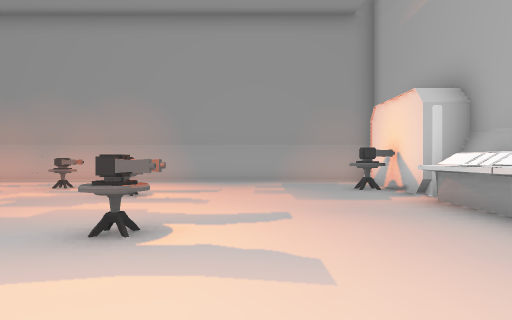
view 1 (above)

16 first-person views from a walk through a 3-D level made in the Unity game engine. The camera is 1.3 m above the floor, looks level and sees 70° across. The floor is counted in squares, 2 m on a side. Each view is taken from the middle of a square. On the plan, view 1 faces up. The plan holds only what a view shows up to about 11 squares ahead; the rest is blank. The place goes on beyond the plan. The player is left out. Some surface patterns are stand-ins.

view 2
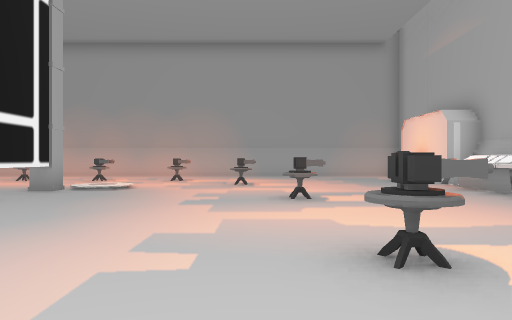

view 3
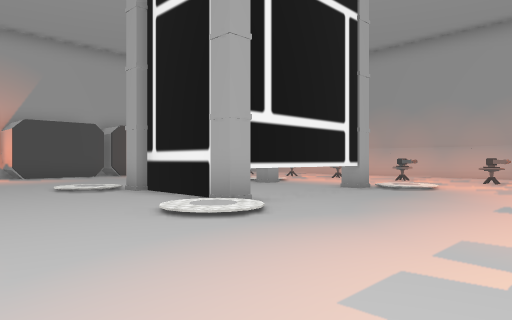

view 4
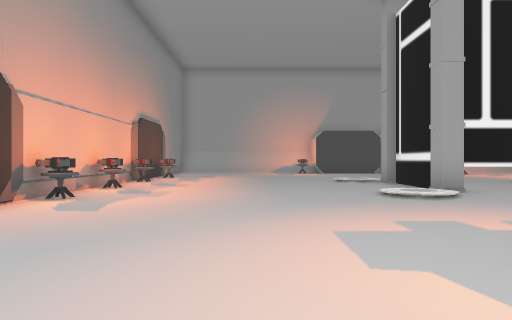

view 5
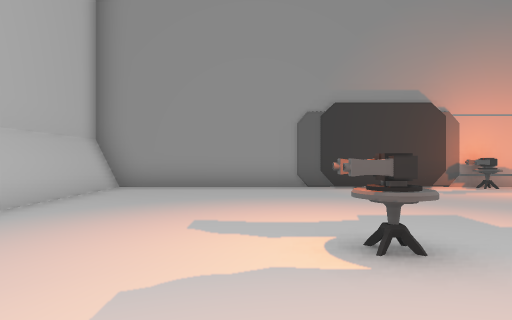

view 6
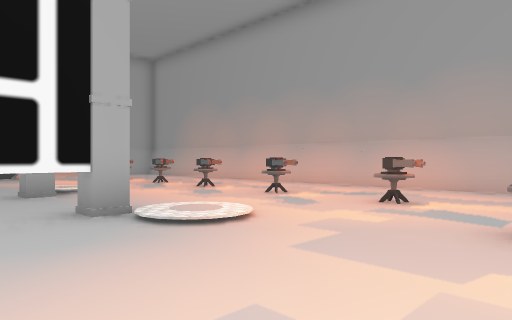

view 7
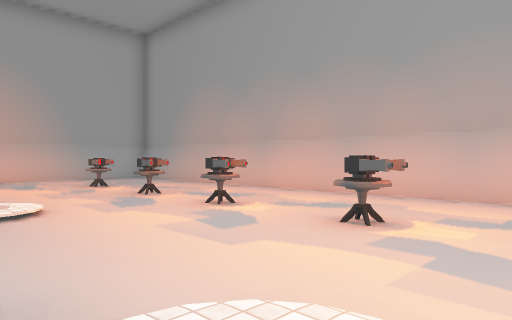

view 8
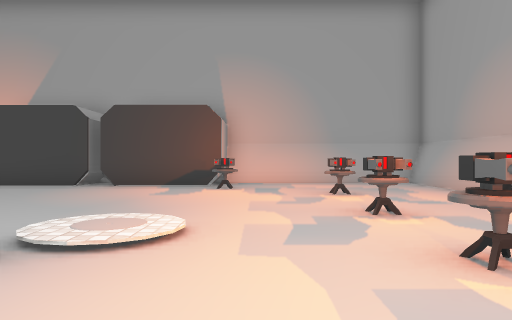

view 9
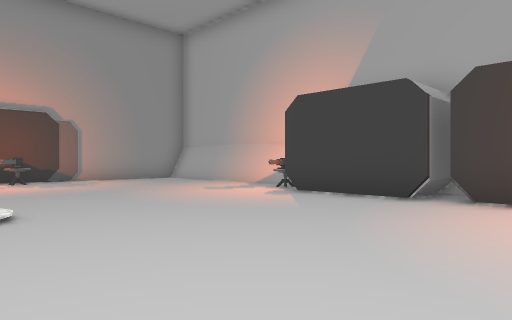

view 10
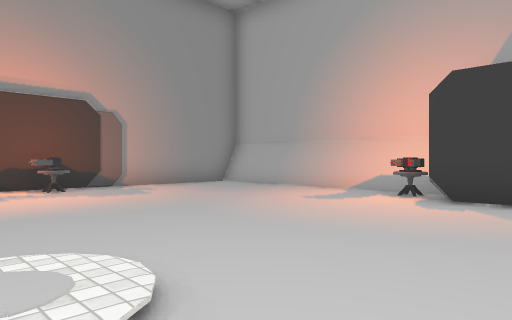

view 11
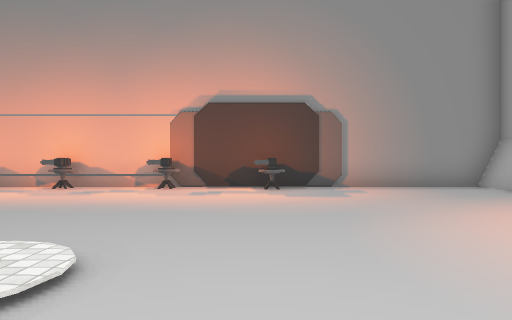

view 12
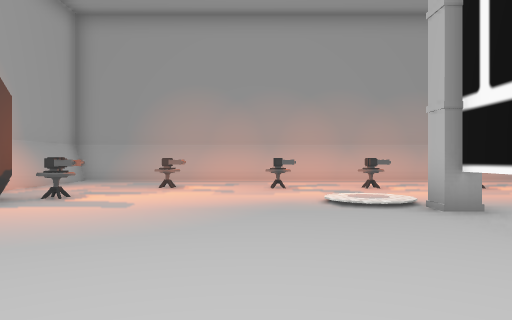

view 13
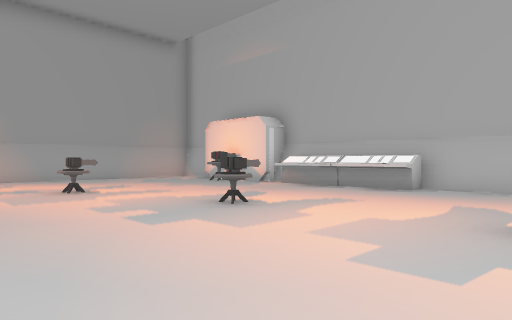

view 14
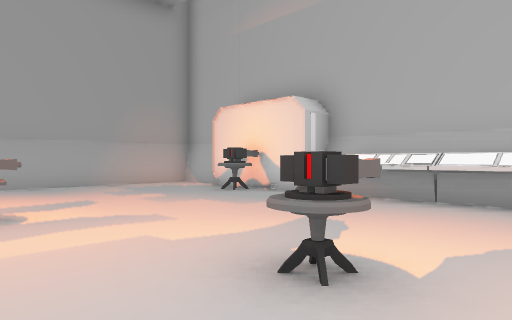

view 15
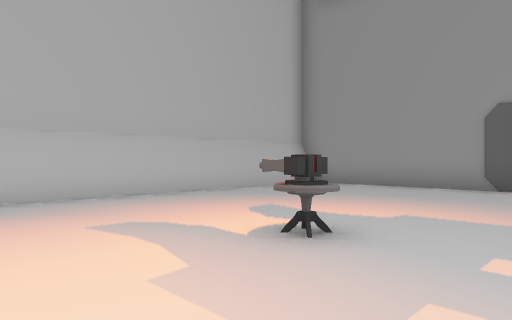

view 16
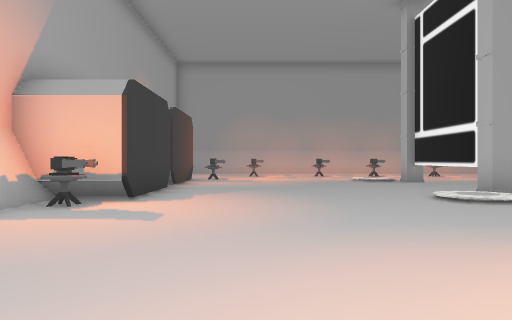

### Floor plan
Key: @ floor where view 1 was taken; # wall or solid block; . main floor; : floor 0.25 m higher than the main floor; / step, stairs or slope; = window, fence, low wall or low ledge; T thing the floor can be seen under or through; O other object.
Columns run from 18 left of view 1 to 4 right of it. Each row starts with its distance up from view 1.
 12 #######################
 11 #.....................#
 10 #.....................#
  9 #...O..O.O.O.........##
  8 #.............O.....OO
  7 #...............O....##
  6 ###O...//...//........#
  5   #....//O..O/.......O#
  4   #......#..T........O#
  3 #........#..T....O...O#
  2 #=#......#..T.........#
  1   #...../O# O.........#
  0 ###..../:...:/....@...#
 -1 #O...............O....#
 -2 #.....................#
 -3 #.....................#
 -4 #.....................#
 -5 #.....................#
 -6 #.....O.O..O.O........#
 -7 #######################

Positions as (right, up) in squares from view 1, and headings:
1: (0, 0), facing up
2: (-2, -3), facing up
3: (-2, -3), facing up-left
4: (1, -3), facing left
5: (0, 2), facing down
6: (-2, 3), facing up-left
7: (-5, 5), facing up-left
8: (-7, 7), facing left
9: (-10, 5), facing down-left
10: (-10, 2), facing down-left
11: (-12, 2), facing down
12: (-12, 0), facing up
13: (-5, -1), facing up-right
14: (-3, 2), facing up-right
15: (-3, 2), facing down-right
16: (-14, -6), facing up
